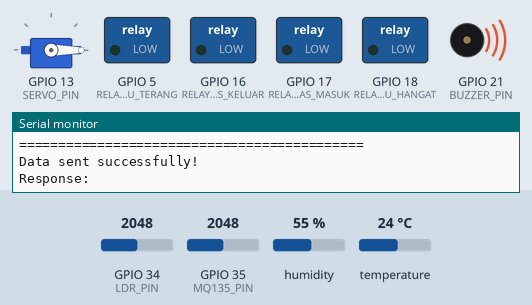
Recording of a sketch running on a simulated ESP32. On the bench: servo, switched loads named in the sketch (green lamp = pin HIGH), buzzer (waves = sounding, pin HIGH), the last lines printed to the serial monitor. The inputs (shaded band) are chosen by the test bench; at power-on: temperature 24 °C, GPIO 34 (LDR_PIN) = 2048, GPIO 35 (MQ135_PIN) = 2048, humidity 55 % (analog values on the 0–4095 scale). WiFi joins after 1.5 s; servers stay silent unless stated; uploads are accepted with an empty reply.

Above: at 4.7 s.
4.8 s: temperature set to 28 °C
8.7 s: temperature set to 31 °C
At 12.1 s:
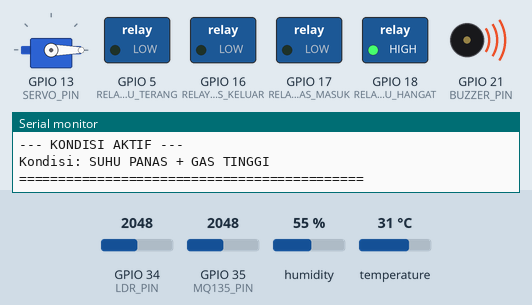
13.0 s: GPIO 34 (LDR_PIN) set to 1939
At 14.0 s:
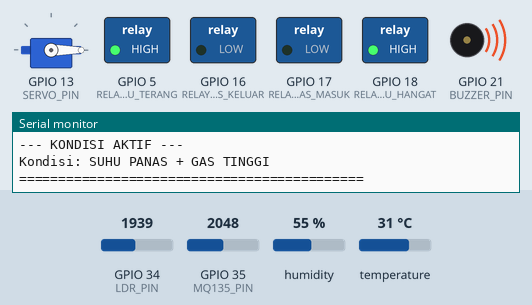
15.6 s: GPIO 35 (MQ135_PIN) set to 430
18.7 s: GPIO 35 (MQ135_PIN) set to 356
At 20.5 s:
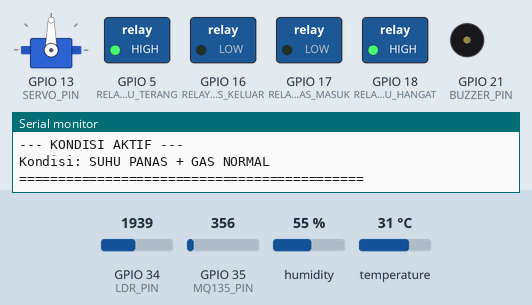
21.3 s: temperature set to 12 °C
At 24.8 s:
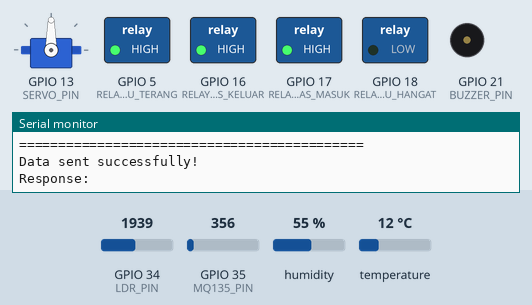
Timing chart, 0 to 26.0 s (numbered marks = the images above; inputs shaded):
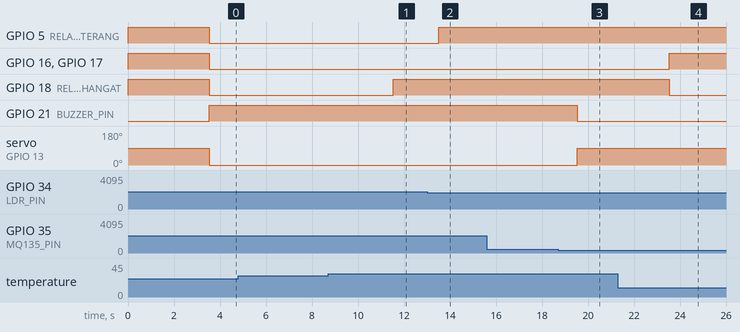

The sketch:

esp32_smart_control.ino
```cpp
#include <WiFi.h>
#include <HTTPClient.h>
#include <ArduinoJson.h>
#include <DHT.h>
#include <ESP32Servo.h>

const char* ssid = "Sikat";
const char* password = "ilalalala";
const char* serverURL = "http://10.136.128.130/chimon/api/esp32_data.php";

#define DHT_PIN         32
#define LDR_PIN         34
#define MQ135_PIN       35

#define RELAY_KIPAS_MASUK     17
#define RELAY_KIPAS_KELUAR    16
#define RELAY_LAMPU_HANGAT    18
#define RELAY_LAMPU_TERANG    5

#define SERVO_PIN       13

#define BUZZER_PIN      21

#define SUHU_DINGIN_MAX     29.5
#define SUHU_PANAS_MIN      30.5

#define GAS_TINGGI_THRESHOLD  400

#define LDR_GELAP_THRESHOLD   2000

#define DHT_TYPE DHT11
DHT dht(DHT_PIN, DHT_TYPE);

Servo conveyorServo;
int servoSpeed = 0;

#define RELAY_ON    LOW
#define RELAY_OFF   HIGH

float suhu = 0;
float kelembapan = 0;
int nilaiGas = 0;
int nilaiLDR = 0;

String statusSuhu = "";
String statusGas = "";
String statusCahaya = "";

bool conveyorStatus = false;

bool kipasmasukState = false;
bool kipasKeluarState = false;
bool lampuHangatState = false;
bool lampuTerangState = false;

bool manualKipasMasuk = false;
bool manualKipasKeluar = false;
bool manualLampuHangat = false;
bool manualLampuTerang = false;
bool manualConveyor = false;

bool manualKipasMasukValue = false;
bool manualKipasKeluarValue = false;
bool manualLampuHangatValue = false;
bool manualLampuTerangValue = false;
bool manualConveyorValue = false;

unsigned long lastReadTime = 0;
unsigned long lastSendTime = 0;
const unsigned long READ_INTERVAL = 2000;
const unsigned long SEND_INTERVAL = 3000;

void bacaSensor();
void tentukanStatus();
void kontrolAktuator();
void tampilkanData();
void setRelay(int pin, bool state);
void setConveyor(bool state);
void setBuzzer(bool state);
void connectWiFi();
void sendDataToServer();
void getControlFromServer();

void setup() {
  Serial.begin(115200);
  Serial.println("\n========================================");
  Serial.println("   CIMON - Smart Monitoring System");
  Serial.println("========================================\n");

  dht.begin();

  pinMode(RELAY_KIPAS_MASUK, OUTPUT);
  pinMode(RELAY_KIPAS_KELUAR, OUTPUT);
  pinMode(RELAY_LAMPU_HANGAT, OUTPUT);
  pinMode(RELAY_LAMPU_TERANG, OUTPUT);

  pinMode(BUZZER_PIN, OUTPUT);
  digitalWrite(BUZZER_PIN, LOW);

  digitalWrite(RELAY_KIPAS_MASUK, RELAY_OFF);
  digitalWrite(RELAY_KIPAS_KELUAR, RELAY_OFF);
  digitalWrite(RELAY_LAMPU_HANGAT, RELAY_OFF);
  digitalWrite(RELAY_LAMPU_TERANG, RELAY_OFF);

  ESP32PWM::allocateTimer(0);
  ESP32PWM::allocateTimer(1);
  ESP32PWM::allocateTimer(2);
  ESP32PWM::allocateTimer(3);
  conveyorServo.setPeriodHertz(50);
  conveyorServo.attach(SERVO_PIN, 500, 2400);
  conveyorServo.write(90);

  analogReadResolution(12);
  analogSetAttenuation(ADC_11db);

  connectWiFi();

  Serial.println("Sistem siap!\n");
  delay(2000);
}

void connectWiFi() {
  Serial.print("Connecting to WiFi");
  WiFi.begin(ssid, password);

  int attempts = 0;
  while (WiFi.status() != WL_CONNECTED && attempts < 30) {
    delay(500);
    Serial.print(".");
    attempts++;
  }

  if (WiFi.status() == WL_CONNECTED) {
    Serial.println("\nWiFi Connected!");
    Serial.print("IP Address: ");
    Serial.println(WiFi.localIP());
  } else {
    Serial.println("\nWiFi Connection Failed! Running in offline mode.");
  }
}

void loop() {
  unsigned long currentTime = millis();

  if (WiFi.status() != WL_CONNECTED) {
    connectWiFi();
  }

  if (currentTime - lastReadTime >= READ_INTERVAL) {
    lastReadTime = currentTime;

    bacaSensor();
    tentukanStatus();
    kontrolAktuator();
    tampilkanData();
  }

  if (currentTime - lastSendTime >= SEND_INTERVAL) {
    lastSendTime = currentTime;

    if (WiFi.status() == WL_CONNECTED) {
      sendDataToServer();
      getControlFromServer();
    }
  }
}

void bacaSensor() {
  float tempSuhu = dht.readTemperature();
  float tempKelembapan = dht.readHumidity();

  if (!isnan(tempSuhu) && !isnan(tempKelembapan)) {
    suhu = tempSuhu;
    kelembapan = tempKelembapan;
  } else {
    Serial.println("Error: Gagal membaca DHT sensor!");
  }

  nilaiGas = analogRead(MQ135_PIN);

  nilaiLDR = analogRead(LDR_PIN);
}

void tentukanStatus() {
  if (suhu < SUHU_DINGIN_MAX) {
    statusSuhu = "DINGIN";
  } else if (suhu >= SUHU_DINGIN_MAX && suhu <= SUHU_PANAS_MIN) {
    statusSuhu = "NORMAL";
  } else {
    statusSuhu = "PANAS";
  }

  if (nilaiGas >= GAS_TINGGI_THRESHOLD) {
    statusGas = "TINGGI";
  } else {
    statusGas = "NORMAL";
  }

  if (nilaiLDR > LDR_GELAP_THRESHOLD) {
    statusCahaya = "GELAP";
  } else {
    statusCahaya = "TERANG";
  }
}

void kontrolAktuator() {
  bool kipasmasuk = false;
  bool kipasKeluar = false;
  bool lampuHangat = false;
  bool conveyor = false;
  bool lampuTerang = false;


  if (statusSuhu == "DINGIN" && statusGas == "NORMAL") {
    kipasmasuk = false;
    kipasKeluar = false;
    lampuHangat = true;
    conveyor = false;
  }
  else if (statusSuhu == "DINGIN" && statusGas == "TINGGI") {
    kipasmasuk = true;
    kipasKeluar = true;
    lampuHangat = true;
    conveyor = true;
  }
  else if (statusSuhu == "NORMAL" && statusGas == "NORMAL") {
    kipasmasuk = false;
    kipasKeluar = false;
    lampuHangat = false;
    conveyor = false;
  }
  else if (statusSuhu == "NORMAL" && statusGas == "TINGGI") {
    kipasmasuk = true;
    kipasKeluar = true;
    lampuHangat = false;
    conveyor = true;
  }
  else if (statusSuhu == "PANAS" && statusGas == "NORMAL") {
    kipasmasuk = true;
    kipasKeluar = true;
    lampuHangat = false;
    conveyor = false;
  }
  else if (statusSuhu == "PANAS" && statusGas == "TINGGI") {
    kipasmasuk = true;
    kipasKeluar = true;
    lampuHangat = false;
    conveyor = true;
  }

  if (statusCahaya == "GELAP") {
    lampuTerang = true;
  } else {
    lampuTerang = false;
  }

  if (manualKipasMasuk) {
    kipasmasuk = manualKipasMasukValue;
  }
  if (manualKipasKeluar) {
    kipasKeluar = manualKipasKeluarValue;
  }
  if (manualLampuHangat) {
    lampuHangat = manualLampuHangatValue;
  }
  if (manualLampuTerang) {
    lampuTerang = manualLampuTerangValue;
  }
  if (manualConveyor) {
    conveyor = manualConveyorValue;
  }

  kipasmasukState = kipasmasuk;
  kipasKeluarState = kipasKeluar;
  lampuHangatState = lampuHangat;
  lampuTerangState = lampuTerang;
  conveyorStatus = conveyor;

  setRelay(RELAY_KIPAS_MASUK, kipasmasuk);
  setRelay(RELAY_KIPAS_KELUAR, kipasKeluar);
  setRelay(RELAY_LAMPU_HANGAT, lampuHangat);
  setRelay(RELAY_LAMPU_TERANG, lampuTerang);

  setConveyor(conveyor);

  setBuzzer(conveyor);
}

void setRelay(int pin, bool state) {
  if (state) {
    digitalWrite(pin, RELAY_ON);
  } else {
    digitalWrite(pin, RELAY_OFF);
  }
}

void setConveyor(bool state) {
  if (state) {
    conveyorServo.write(0);
  } else {
    conveyorServo.write(90);
  }
}

void setBuzzer(bool state) {
  if (state) {
    digitalWrite(BUZZER_PIN, HIGH);
  } else {
    digitalWrite(BUZZER_PIN, LOW);
  }
}

void sendDataToServer() {
  HTTPClient http;

  http.begin(serverURL);
  http.addHeader("Content-Type", "application/json");

  StaticJsonDocument<512> doc;
  doc["suhu"] = suhu;
  doc["kelembapan"] = kelembapan;
  doc["gas"] = nilaiGas;
  doc["cahaya"] = nilaiLDR;
  doc["status_suhu"] = statusSuhu;
  doc["status_gas"] = statusGas;
  doc["status_cahaya"] = statusCahaya;
  doc["kipas_masuk"] = kipasmasukState ? 1 : 0;
  doc["kipas_keluar"] = kipasKeluarState ? 1 : 0;
  doc["lampu_hangat"] = lampuHangatState ? 1 : 0;
  doc["lampu_terang"] = lampuTerangState ? 1 : 0;
  doc["conveyor"] = conveyorStatus ? 1 : 0;
  doc["buzzer"] = conveyorStatus ? 1 : 0;
  doc["manual_kipas_masuk"] = manualKipasMasuk ? 1 : 0;
  doc["manual_kipas_keluar"] = manualKipasKeluar ? 1 : 0;
  doc["manual_lampu_hangat"] = manualLampuHangat ? 1 : 0;
  doc["manual_lampu_terang"] = manualLampuTerang ? 1 : 0;
  doc["manual_conveyor"] = manualConveyor ? 1 : 0;

  String jsonString;
  serializeJson(doc, jsonString);

  int httpResponseCode = http.POST(jsonString);

  if (httpResponseCode > 0) {
    String response = http.getString();
    Serial.println("Data sent successfully!");
    Serial.println("Response: " + response);
  } else {
    Serial.println("Error sending data: " + String(httpResponseCode));
  }

  http.end();
}

void getControlFromServer() {
  HTTPClient http;

  String controlURL = String(serverURL) + "?action=get_control";
  http.begin(controlURL);

  int httpResponseCode = http.GET();

  if (httpResponseCode > 0) {
    String response = http.getString();

    StaticJsonDocument<512> doc;
    DeserializationError error = deserializeJson(doc, response);

    if (!error) {
      manualKipasMasuk = doc["manual_kipas_masuk"] == 1;
      manualKipasKeluar = doc["manual_kipas_keluar"] == 1;
      manualLampuHangat = doc["manual_lampu_hangat"] == 1;
      manualLampuTerang = doc["manual_lampu_terang"] == 1;
      manualConveyor = doc["manual_conveyor"] == 1;

      manualKipasMasukValue = doc["kipas_masuk_value"] == 1;
      manualKipasKeluarValue = doc["kipas_keluar_value"] == 1;
      manualLampuHangatValue = doc["lampu_hangat_value"] == 1;
      manualLampuTerangValue = doc["lampu_terang_value"] == 1;
      manualConveyorValue = doc["conveyor_value"] == 1;

      Serial.println("Control data received!");
    }
  } else {
    Serial.println("Error getting control: " + String(httpResponseCode));
  }

  http.end();
}

void tampilkanData() {
  Serial.println("============================================");
  Serial.println("           CIMON - STATUS SISTEM");
  Serial.println("============================================");

  Serial.println("\n--- DATA SENSOR ---");
  Serial.print("Suhu         : ");
  Serial.print(suhu, 1);
  Serial.print(" °C (");
  Serial.print(statusSuhu);
  Serial.println(")");

  Serial.print("Kelembapan   : ");
  Serial.print(kelembapan, 1);
  Serial.println(" %");

  Serial.print("Gas (MQ135)  : ");
  Serial.print(nilaiGas);
  Serial.print(" (");
  Serial.print(statusGas);
  Serial.println(")");

  Serial.print("Cahaya (LDR) : ");
  Serial.print(nilaiLDR);
  Serial.print(" (");
  Serial.print(statusCahaya);
  Serial.println(")");

  Serial.println("\n--- STATUS AKTUATOR ---");
  Serial.print("Kipas Masuk      : ");
  Serial.print(kipasmasukState ? "HIDUP" : "MATI");
  Serial.println(manualKipasMasuk ? " [MANUAL]" : " [AUTO]");

  Serial.print("Kipas Keluar     : ");
  Serial.print(kipasKeluarState ? "HIDUP" : "MATI");
  Serial.println(manualKipasKeluar ? " [MANUAL]" : " [AUTO]");

  Serial.print("Lampu Penghangat : ");
  Serial.print(lampuHangatState ? "HIDUP" : "MATI");
  Serial.println(manualLampuHangat ? " [MANUAL]" : " [AUTO]");

  Serial.print("Lampu Penerangan : ");
  Serial.print(lampuTerangState ? "HIDUP" : "MATI");
  Serial.println(manualLampuTerang ? " [MANUAL]" : " [AUTO]");

  Serial.print("Conveyor         : ");
  Serial.print(conveyorStatus ? "BERPUTAR" : "BERHENTI");
  Serial.println(manualConveyor ? " [MANUAL]" : " [AUTO]");

  Serial.print("Buzzer           : ");
  Serial.println(conveyorStatus ? "HIDUP" : "MATI");

  Serial.println("\n--- WIFI STATUS ---");
  Serial.print("Status: ");
  Serial.println(WiFi.status() == WL_CONNECTED ? "Connected" : "Disconnected");
  if (WiFi.status() == WL_CONNECTED) {
    Serial.print("IP: ");
    Serial.println(WiFi.localIP());
  }

  Serial.println("\n--- KONDISI AKTIF ---");
  Serial.print("Kondisi: SUHU ");
  Serial.print(statusSuhu);
  Serial.print(" + GAS ");
  Serial.println(statusGas);

  Serial.println("\n============================================\n");
}
```

Measured:
- the behaviour switches between 29 and 30 °C on temperature (found by bisection; images 0 and 1)
- the behaviour switches between 2001 and 2000 on GPIO 34 (LDR_PIN) (found by bisection; images 1 and 2)
- the behaviour switches between 400 and 399 on GPIO 35 (MQ135_PIN) (found by bisection; images 2 and 3)
- after the input at 8.7 s, GPIO 18 (RELAY_LAMPU_HANGAT): LOW → HIGH after 2.8 s
- after the input at 13.0 s, GPIO 5 (RELAY_LAMPU_TERANG): LOW → HIGH after 0.51 s
- after the input at 18.7 s, GPIO 21 (BUZZER_PIN): HIGH → LOW after 0.83 s; servo on GPIO 13 (SERVO_PIN): 0° → 90° after 0.83 s
- after the input at 21.3 s, GPIO 16 (RELAY_KIPAS_KELUAR), GPIO 17 (RELAY_KIPAS_MASUK): LOW → HIGH after 2.2 s; GPIO 18 (RELAY_LAMPU_HANGAT): HIGH → LOW after 2.2 s
